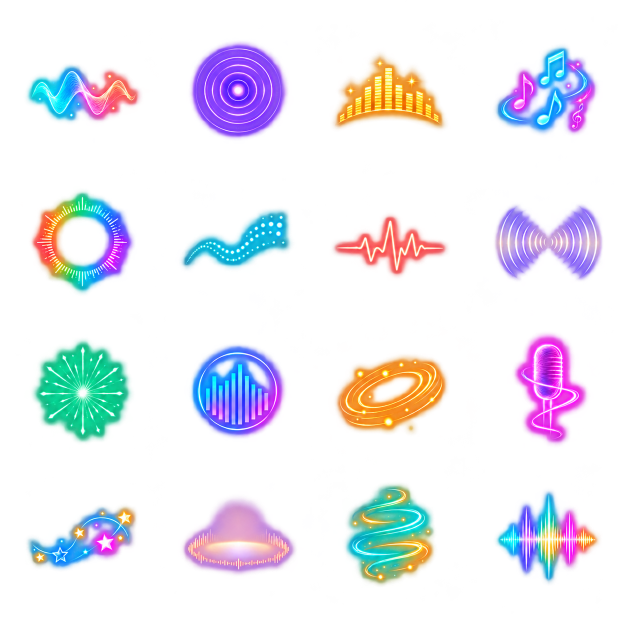
#> input picture resources/source/materials/music-rhythm-overlay-atlas-20260926.png, 1254 x 1254 px, found by its file name (shown at 1/2 size)
$ python extract_music_rhythm_atlas.py
#> lines starting #> are read from the running program, lines starting #| are printed output that depends on the picture; after the words box and inside, x2 and y2 are one past the last pixel; in counts of white or black regions, pixels touching at a corner belong together
"""Extract the ImageGen music-rhythm overlay atlas into individual stickers."""

from __future__ import annotations

import argparse
import hashlib
import io
import json
from pathlib import Path

from PIL import Image, ImageDraw


ROOT = Path(__file__).resolve().parents[1]
DEFAULT_SHEET = ROOT / "docs/assets/music-rhythm-overlay-atlas-20260926.png"
DEFAULT_OUTPUT = ROOT / "src/cutvoke/assets/stickers"
DEFAULT_REPORT = ROOT / "docs/assets/music-rhythm-overlay-atlas-20260926.extraction.json"
DEFAULT_CONTACT = ROOT / "docs/assets/music-rhythm-overlay-contact-20260926.png"
CELL_COUNT = 4
OUTPUT_SIZE = 320
PADDING = 32
CROP_MARGIN = 16
SUBCATEGORY = "音乐节奏"
LICENSE = "Project-internal original (AI-generated); not separately licensed for redistribution"

STICKERS = (
    ("audiofx_waveform_cyan_coral", "青珊瑚波形光带", ("音乐", "波形", "节奏", "青色", "珊瑚")),
    ("audiofx_bass_pulse_violet", "紫色低音脉冲环", ("音乐", "低音", "脉冲", "紫色")),
    ("audiofx_equalizer_arc_gold", "金色弧形均衡器", ("音乐", "均衡器", "频谱", "金色")),
    ("audiofx_music_notes_neon", "霓虹音符轨迹", ("音乐", "音符", "霓虹", "轨迹")),
    ("audiofx_spectrum_halo_rainbow", "彩虹频谱光环", ("音乐", "频谱", "光环", "彩虹")),
    ("audiofx_soundwave_dots_aqua", "青色点阵声波", ("音乐", "声波", "点阵", "青色")),
    ("audiofx_rhythm_pulse_coral", "珊瑚节奏波形", ("音乐", "节拍", "波形", "珊瑚")),
    ("audiofx_acoustic_arcs_pearl", "珍珠声波弧线", ("音乐", "声波", "弧线", "珍珠")),
    ("audiofx_beat_burst_mint", "薄荷节拍光束", ("音乐", "节拍", "光束", "薄荷")),
    ("audiofx_frequency_badge_violet", "蓝紫频谱徽章", ("音乐", "频谱", "圆形", "蓝紫")),
    ("audiofx_vinyl_orbit_amber", "琥珀唱片光环", ("音乐", "唱片", "环绕", "琥珀")),
    ("audiofx_mic_aura_magenta", "洋红麦克风光晕", ("音乐", "麦克风", "光晕", "洋红")),
    ("audiofx_beat_stars_cyan", "星光节奏曲线", ("音乐", "星光", "节拍", "曲线")),
    ("audiofx_lyric_spotlight_peach", "蜜桃歌词聚光", ("音乐", "歌词", "聚光", "蜜桃")),
    ("audiofx_energy_spiral_teal", "青金声能螺旋", ("音乐", "声能", "螺旋", "青金")),
    ("audiofx_stereo_waveform_rainbow", "彩虹立体声波形", ("音乐", "立体声", "波形", "彩虹")),
)


def _sha(path: Path) -> str:
    return hashlib.sha256(path.read_bytes()).hexdigest()


def _clean_alpha(image: Image.Image) -> Image.Image:
    pixels = bytearray(image.convert("RGBA").tobytes())
    for offset in range(0, len(pixels), 4):
        if pixels[offset + 3] < 8:
            pixels[offset:offset + 4] = b"\0\0\0\0"
    return Image.frombytes("RGBA", image.size, bytes(pixels))


def _write_contact_sheet(paths: list[Path], output: Path) -> None:
    tile, block = 220, 20
    sheet = Image.new("RGB", (tile * CELL_COUNT, tile * CELL_COUNT), (28, 31, 39))
    draw = ImageDraw.Draw(sheet)
    for index, path in enumerate(paths):
        row, column = divmod(index, CELL_COUNT)
        x, y = column * tile, row * tile
        background = Image.new("RGBA", (tile, tile), (242, 243, 246, 255))
        checker = ImageDraw.Draw(background)
        for cy in range(0, tile, block):
            for cx in range(0, tile, block):
                if (cx // block + cy // block) % 2:
                    checker.rectangle((cx, cy, cx + block - 1, cy + block - 1),
                                      fill=(220, 223, 228, 255))
        with Image.open(path) as source:
            source = source.convert("RGBA")
            source.thumbnail((tile - 30, tile - 30), Image.Resampling.LANCZOS)
            background.alpha_composite(source, ((tile - source.width) // 2,
                                                (tile - source.height) // 2))
        sheet.paste(background.convert("RGB"), (x, y))
        draw.rectangle((x + 6, y + 6, x + 35, y + 25), fill=(22, 27, 35))
        draw.text((x + 12, y + 9), f"{index + 1:02d}", fill=(255, 255, 255))
    output.parent.mkdir(parents=True, exist_ok=True)
    sheet.save(output, optimize=True)


def extract(sheet: Path, output: Path, report: Path, contact: Path) -> list[dict]:
    source = Image.open(sheet).convert("RGBA")
#> source is the input picture: PIL image 1254x1254 RGBA; mean R, G, B, A 42.4, 38.4, 52.6, 47.1
    width, height = source.size
#> width = 1254; height = 1254
    alpha_extrema = source.getchannel("A").getextrema()
#> alpha_extrema = (0, 254)
    if width < CELL_COUNT or height < CELL_COUNT or alpha_extrema[0] != 0 or alpha_extrema[1] < 240:
        raise ValueError("source atlas must be a 4x4 image with genuine transparent alpha")
    cell_w, cell_h = width / CELL_COUNT, height / CELL_COUNT
#> cell_w = 313.5; cell_h = 313.5
    assets: list[dict] = []
    targets: list[Path] = []
    prepared_images: list[tuple[Path, Image.Image, bytes]] = []
    output.mkdir(parents=True, exist_ok=True)

    for index, (stem, name, keywords) in enumerate(STICKERS):
        row, column = divmod(index, CELL_COUNT)
        x0, x1 = round(column * cell_w), round((column + 1) * cell_w)
        y0, y1 = round(row * cell_h), round((row + 1) * cell_h)
        side = min(x1 - x0, y1 - y0)
        cell = source.crop((x0, y0, x1, y1))
        cell_visible = cell.getchannel("A").point(lambda value: 255 if value >= 32 else 0)
        cell_bounds = cell_visible.getbbox()
        if cell_bounds is None:
            raise ValueError(f"{stem} has no visible artwork")
        left = max(0, cell_bounds[0] - CROP_MARGIN)
        top = max(0, cell_bounds[1] - CROP_MARGIN)
        right = min(x1 - x0, cell_bounds[2] + CROP_MARGIN)
        bottom = min(y1 - y0, cell_bounds[3] + CROP_MARGIN)
        box = (x0 + left, y0 + top, x0 + right, y0 + bottom)
        crop_side = max(right - left, bottom - top)
        square = Image.new("RGBA", (crop_side, crop_side), (0, 0, 0, 0))
        tile = _clean_alpha(source.crop(box))
        square.alpha_composite(tile, ((crop_side - tile.width) // 2,
                                      (crop_side - tile.height) // 2))
        cropped = square
        visible = cropped.getchannel("A").point(lambda value: 255 if value >= 32 else 0)
        bounds = visible.getbbox()
        if bounds is None or min(bounds[0], bounds[1], crop_side - bounds[2], crop_side - bounds[3]) < 4:
            raise ValueError(f"{stem} is empty or touches the safe crop boundary")
        if visible.histogram()[255] < crop_side * crop_side * 0.06:
            raise ValueError(f"{stem} contains too little visible artwork")

        target = output / f"{stem}.png"
        if target.exists():
            raise FileExistsError(f"will not overwrite existing asset: {target}")
        art_size = OUTPUT_SIZE - PADDING * 2
        art = cropped.copy()
        art.thumbnail((art_size, art_size), Image.Resampling.LANCZOS)
        prepared = Image.new("RGBA", (OUTPUT_SIZE, OUTPUT_SIZE), (0, 0, 0, 0))
        prepared.alpha_composite(art, ((OUTPUT_SIZE - art.width) // 2,
                                       (OUTPUT_SIZE - art.height) // 2))
        payload = io.BytesIO()
        prepared.save(payload, format="PNG", optimize=True)
        png_bytes = payload.getvalue()
        prepared_images.append((target, prepared, png_bytes))
        targets.append(target)
        alpha = prepared.getchannel("A")
        assets.append({
            "index": index + 1,
            "stem": stem,
            "name": name,
            "subcategory": SUBCATEGORY,
            "keywords": list(keywords),
            "row": row,
            "column": column,
            "sourceCell": [x0, y0, x1, y1],
            "cropBox": list(box),
            "size": [OUTPUT_SIZE, OUTPUT_SIZE],
            "alphaBounds": list(alpha.point(lambda value: 255 if value >= 32 else 0).getbbox()),
            "alphaExtrema": list(alpha.getextrema()),
            "visiblePixelsAtAlpha32": visible.histogram()[255],
            "sha256": hashlib.sha256(png_bytes).hexdigest(),
        })
#> this loop made 16 passes
#> (cell_bounds, left, top, right, bottom, box, crop_side, bounds) on passes 2 to 9: ((67, 84, 261, 277), 51, 68, 277, 293, (365, 68, 591, 293), 226, (16, 16, 210, 209)), ((40, 108, 263, 257), 24, 92, 279, 273, (651, 92, 906, 273), 255, (16, 53, 239, 202)), ((50, 93, 254, 268), 34, 77, 270, 284, (974, 77, 1210, 284), 236, (16, 30, 220, 205)), ((63, 69, 268, 272), 47, 53, 284, 288, (47, 367, 284, 602), 237, (16, 17, 221, 220)), ((49, 105, 267, 222), 33, 89, 283, 238, (347, 403, 597, 552), 250, (16, 66, 234, 183)), ((39, 116, 268, 239), 23, 100, 284, 255, (650, 414, 911, 569), 261, (16, 69, 245, 192)), ((49, 96, 265, 246), 33, 80, 281, 262, (973, 394, 1221, 576), 248, (16, 49, 232, 199)), ((66, 53, 262, 257), 50, 37, 278, 273, (50, 664, 278, 900), 236, (20, 16, 216, 220))
#> (cell_bounds, left, top, right, bottom, crop_side, bounds) on pass 1: ((54, 130, 281, 243), 38, 114, 297, 259, 259, (16, 73, 243, 186))
#> pass 1, in extract, `cell_visible = cell.getchannel("A").point(lambda value: 255 if value >..`:
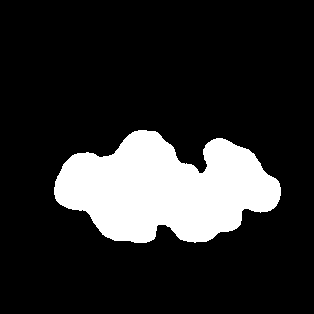
#> cell_visible: PIL image 314x314 L; 17.3% white; 1 white region, box (x1, y1, x2, y2) and area: (54, 130, 281, 243) 17083
#> pass 1, in extract, `tile = _clean_alpha(source.crop(box))`:
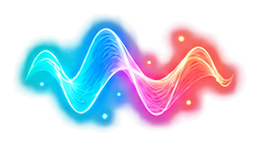
#> tile: PIL image 259x145 RGBA; mean R, G, B, A 68.6, 77, 98.2, 97.3; transparent parts drawn white
#> after the loop:
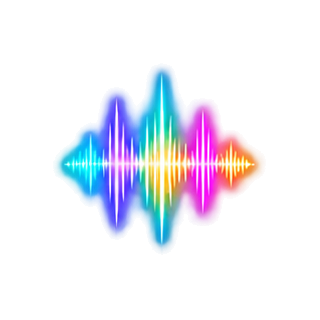
#> prepared: PIL image 320x320 RGBA; mean R, G, B, A 30.1, 31.1, 44.5, 40.5; transparent parts drawn white
#> after the loop:
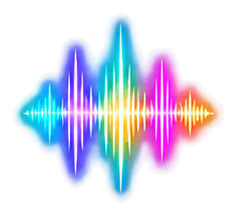
#> tile: PIL image 237x216 RGBA; mean R, G, B, A 60.2, 62.2, 89.1, 81; transparent parts drawn white
#> after the loop:
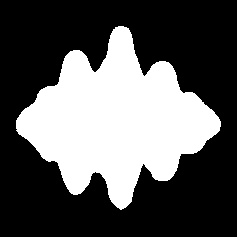
#> visible: PIL image 237x237 L; 35.2% white; 1 white region, box (x1, y1, x2, y2) and area: (16, 26, 221, 210) 19745
#> after the loop, assets = 16 items; prepared_images = 16 items; targets = 16 items

    for target, _prepared, png_bytes in prepared_images:
        if target.exists():
            raise FileExistsError(f"will not overwrite existing asset: {target}")
#> this loop made 16 passes
    for target, _prepared, png_bytes in prepared_images:
        target.write_bytes(png_bytes)

    _write_contact_sheet(targets, contact)
#> in _write_contact_sheet, `row, column = divmod(index, CELL_COUNT)`: row = 0
#> in _write_contact_sheet, `sheet.paste(background.convert("RGB"), (x, y))`:
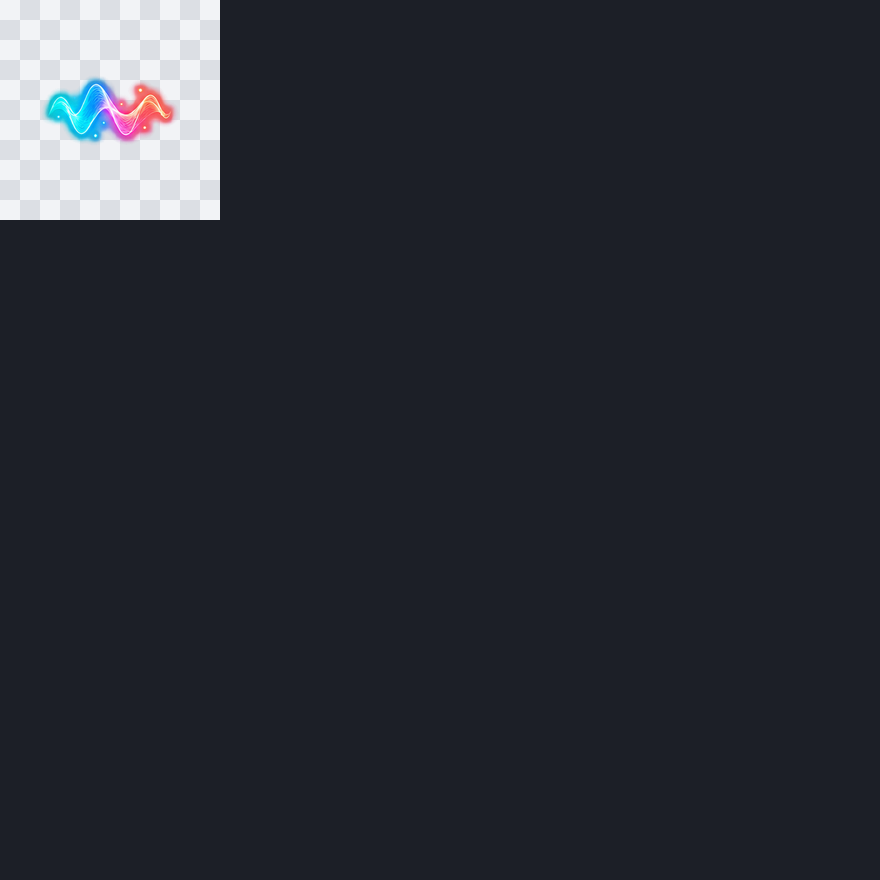
#> sheet: PIL image 880x880 RGB; mean R, G, B 40.1, 43.1, 51.1
#> in _write_contact_sheet, `sheet.save(output, optimize=True)`:
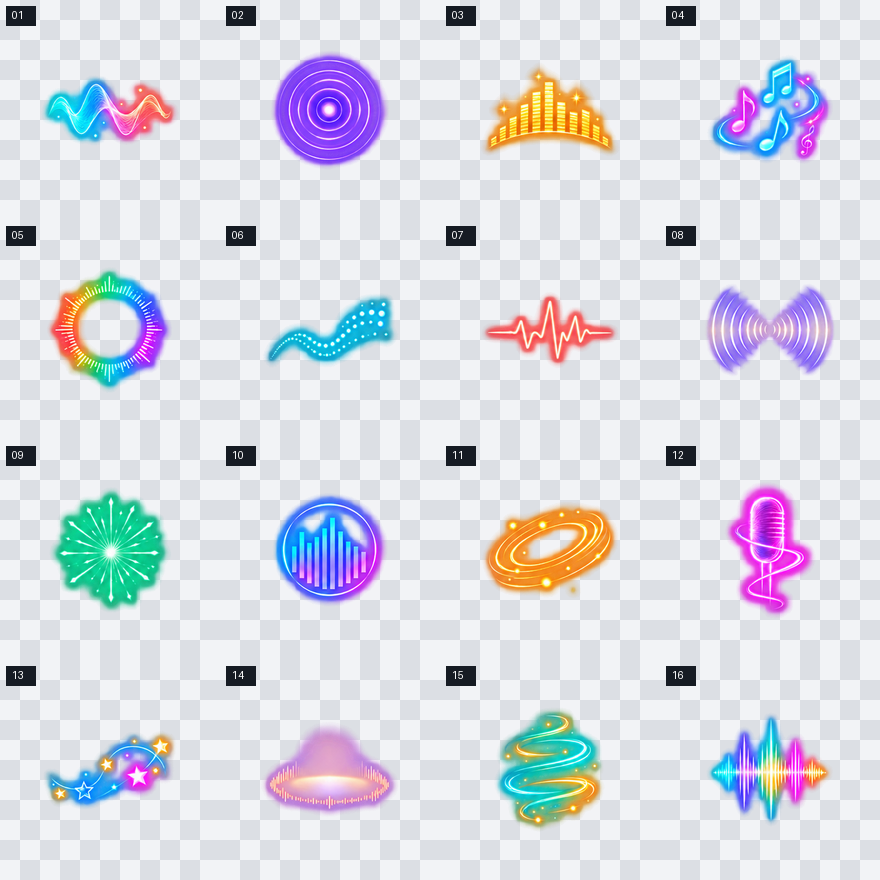
#> saved as music-rhythm-overlay-contact-20260926.png: PIL image 880x880 RGB; mean R, G, B 217.7, 218.8, 227.7
    source_sha = _sha(sheet)
    report.parent.mkdir(parents=True, exist_ok=True)
    report.write_text(json.dumps({
        "generator": "OpenAI ImageGen",
        "layout": "4x4",
        "source": sheet.relative_to(ROOT).as_posix(),
        "sourceSha256": source_sha,
        "sourceSize": [width, height],
        "sourceAlphaExtrema": list(alpha_extrema),
        "cellCropMargin": CROP_MARGIN,
        "outputSize": [OUTPUT_SIZE, OUTPUT_SIZE],
        "padding": PADDING,
        "subcategory": SUBCATEGORY,
        "license": LICENSE,
        "contactSheet": contact.relative_to(ROOT).as_posix(),
        "items": assets,
    }, ensure_ascii=False, indent=2) + "\n", encoding="utf-8")
    return assets


def main() -> int:
    parser = argparse.ArgumentParser(description=__doc__)
    parser.add_argument("--sheet", type=Path, default=DEFAULT_SHEET)
    parser.add_argument("--output", type=Path, default=DEFAULT_OUTPUT)
    parser.add_argument("--report", type=Path, default=DEFAULT_REPORT)
    parser.add_argument("--contact", type=Path, default=DEFAULT_CONTACT)
    args = parser.parse_args()
    items = extract(args.sheet, args.output, args.report, args.contact)
#> items = 16 items
    print(f"extracted {len(items)} music-rhythm stickers; contact sheet: {args.contact}")
#| extracted 16 music-rhythm stickers; contact sheet: docs/assets/music-rhythm-overlay-contact-20260926.png
    return 0


if __name__ == "__main__":
    raise SystemExit(main())
#> (the program exits here)
